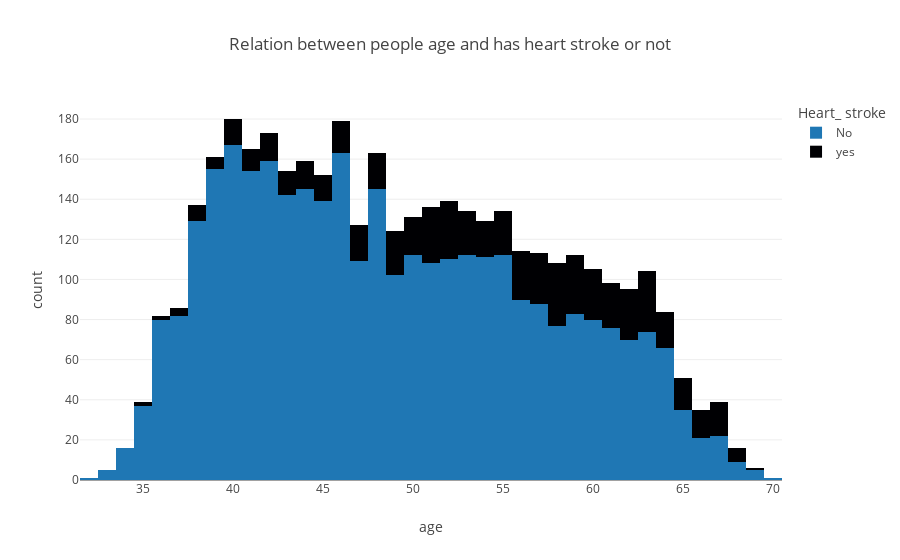

The notebook cell this image was saved under:
### Code cell
px.histogram(df,
             x='age', 
             color='Heart_ stroke', 
             color_discrete_map={'Yes':'#17becf', 'No':'#1f77b4'}, 
             title='Relation between people age and has heart stroke or not',
            )

### Figure 1 — Plotly figure (JSON) as saved in the notebook; plotly's stock layout.template omitted (floating-point values rounded to 4 significant figures; data arrays with more than 128 entries replaced by an {"elided": "..."} marker saying what was removed)
{"data": [{"alignmentgroup": "True", "bingroup": "x", "hovertemplate": "Heart_ stroke=No<br>age=%{x}<br>count=%{y}<extra></extra>", "legendgroup": "No", "marker": {"color": "#1f77b4", "pattern": {"shape": ""}}, "name": "No", "offsetgroup": "No", "orientation": "v", "showlegend": true, "type": "histogram", "x": {"elided": "3392 int values"}, "xaxis": "x", "yaxis": "y"}, {"alignmentgroup": "True", "bingroup": "x", "hovertemplate": "Heart_ stroke=yes<br>age=%{x}<br>count=%{y}<extra></extra>", "legendgroup": "yes", "marker": {"color": "#000003", "pattern": {"shape": ""}}, "name": "yes", "offsetgroup": "yes", "orientation": "v", "showlegend": true, "type": "histogram", "x": {"elided": "595 int values"}, "xaxis": "x", "yaxis": "y"}], "layout": {"barmode": "relative", "legend": {"title": {"text": "Heart_ stroke"}, "tracegroupgap": 0}, "title": {"text": "Relation between people age and has heart stroke or not"}, "xaxis": {"anchor": "y", "domain": [0, 1], "title": {"text": "age"}}, "yaxis": {"anchor": "x", "domain": [0, 1], "title": {"text": "count"}}}}
